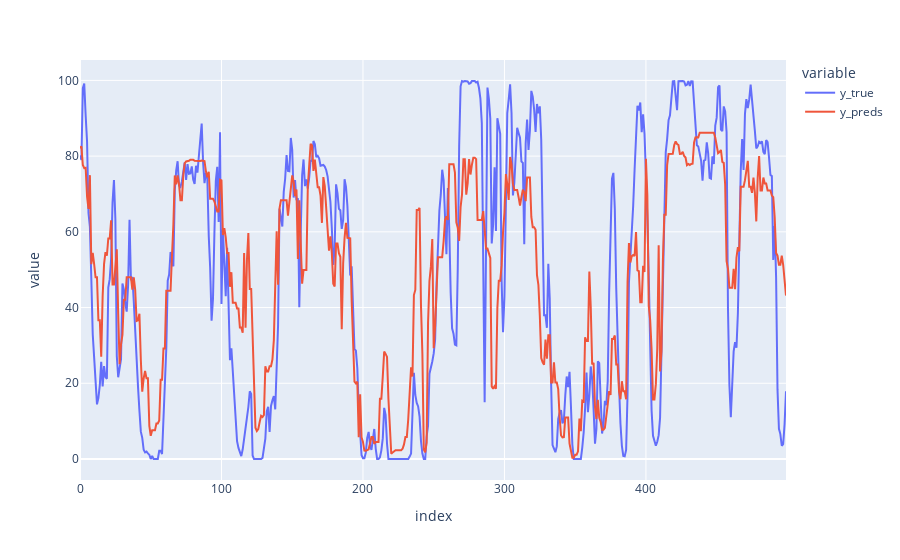

The notebook cell this image was saved under:
### Markdown cell above
### Plot predictions

### Code cell
import plotly.express as px

df = pd.DataFrame({"y_true": y_true, "y_preds": y_preds}).head(500)
fig = px.line(df, y=["y_true", "y_preds"], title='')
fig.show()

### Figure 1 — Plotly figure (JSON) as saved in the notebook; plotly's stock layout.template omitted (floating-point values rounded to 4 significant figures; data arrays with more than 128 entries replaced by an {"elided": "..."} marker saying what was removed)
{"data": [{"hovertemplate": "variable=y_true<br>index=%{x}<br>value=%{y}<extra></extra>", "legendgroup": "y_true", "line": {"color": "#636efa", "dash": "solid"}, "marker": {"symbol": "circle"}, "mode": "lines", "name": "y_true", "orientation": "v", "showlegend": true, "type": "scatter", "x": {"elided": "500 int values"}, "xaxis": "x", "y": {"elided": "500 float values"}, "yaxis": "y"}, {"hovertemplate": "variable=y_preds<br>index=%{x}<br>value=%{y}<extra></extra>", "legendgroup": "y_preds", "line": {"color": "#EF553B", "dash": "solid"}, "marker": {"symbol": "circle"}, "mode": "lines", "name": "y_preds", "orientation": "v", "showlegend": true, "type": "scatter", "x": {"elided": "500 int values"}, "xaxis": "x", "y": {"elided": "500 float values"}, "yaxis": "y"}], "layout": {"legend": {"title": {"text": "variable"}, "tracegroupgap": 0}, "margin": {"t": 60}, "xaxis": {"anchor": "y", "domain": [0, 1], "title": {"text": "index"}}, "yaxis": {"anchor": "x", "domain": [0, 1], "title": {"text": "value"}}}}
